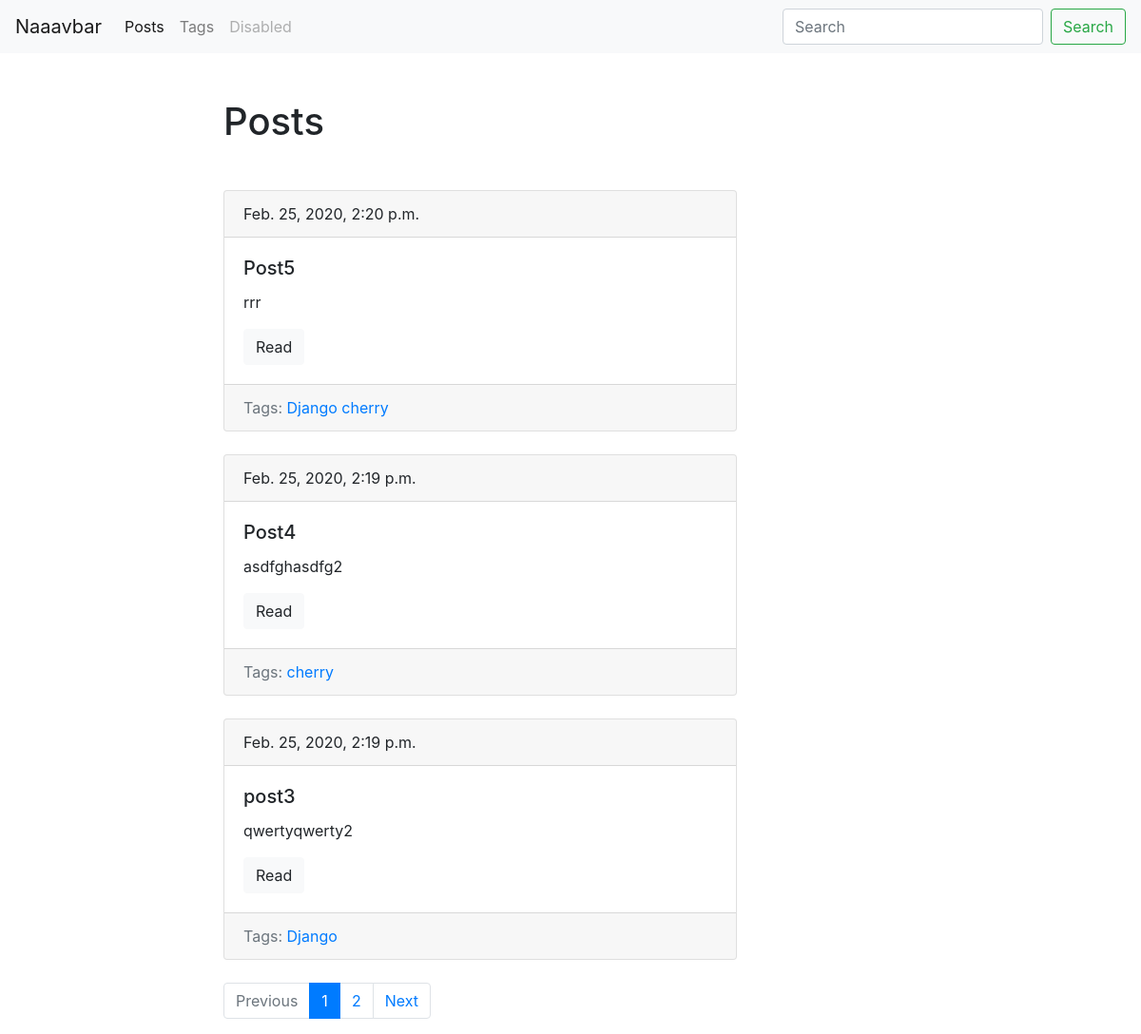
Screenshot of /blog/ with the database file from the repository.
### blog/models.py (models this page shows, shortened)
class Post(models.Model):
	title = models.CharField(max_length=150, db_index=True)
	slug = models.SlugField(max_length=150, blank=True, unique=True)
	body = models.TextField(blank=True, db_index=True)
	tags = models.ManyToManyField('Tag', blank=True, related_name='posts')
	date_pub = models.DateTimeField(auto_now_add=True)
	def get_absolute_url(self):
		return reverse('post_detail_url', kwargs={'slug': self.slug})
	class Meta:
		ordering = ['-date_pub']

class Tag(models.Model):
	title = models.CharField(max_length=50)
	slug = models.SlugField(max_length=50, unique=True)
	def get_absolute_url(self):
		return reverse('tag_detail_url', kwargs={'slug': self.slug})
	class Meta:
		ordering = ['title']

### blog/views.py (the view)
# urls.py: path('', posts_list, name='posts_list_url'),
def posts_list(request):
	search_query = request.GET.get('search', '')
	if search_query:
		posts = Post.objects.filter(Q(title__icontains=search_query) | Q(body__icontains=search_query))
	else:
		posts = Post.objects.all()
	paginator = Paginator(posts, 3)
	page_number = request.GET.get('page', 1)
	page = paginator.get_page(page_number)
	is_paginated = page.has_other_pages()
	if page.has_previous():
		prev_url = '?page={}'.format(page.previous_page_number())
	else:
		prev_url = ''
	if page.has_next():
		next_url = '?page={}'.format(page.next_page_number())
	else:
		next_url = ''
	context = {
		'page_object': page,
		'is_paginated': is_paginated,
		'next_url': next_url,
		'prev_url': prev_url
	}
	return render(request, 'blog/index.html', context=context)

### blog/templates/blog/index.html (shortened to what this page needs)
{% extends 'blog/base_blog.html' %}
{% block content %}
<h1 class='mb-5'>Posts</h1>
  {% for post in page_object.object_list %}
    {% include 'blog/includes/post_card_template.html' %}
  {% endfor %}
{% endblock %}

### blog/templates/blog/includes/post_card_template.html
	<div class="card mb-4">
  <div class="card-header">
    {{ post.date_pub }}
  </div>
  <div class="card-body">
    <h5 class="card-title">{{ post.title }}</h5>
    <p class="card-text">{{ post.body|truncatewords:15 }}</p>
    <a href="{{ post.get_absolute_url }}" class="btn btn-light">Read</a>
  </div>
   <div class="card-footer text-muted">
    Tags:
    {% for tag in post.tags.all %}
		<a href="{{ tag.get_absolute_url }}">{{ tag.title }}</a>
    {% endfor %}
  </div>
</div>

### rows the page displays
Post: date_pub "Feb. 25, 2020, 2:20 p.m.", title "Post5", body "rrr"
Tag: title "Django"
Tag: title "cherry"
Post: date_pub "Feb. 25, 2020, 2:19 p.m.", title "Post4", body "asdfghasdfg2"
Post: date_pub "Feb. 25, 2020, 2:19 p.m.", title "post3", body "qwertyqwerty2"

### other values shown
{{ n }} "1"
{{ n }} "2"
